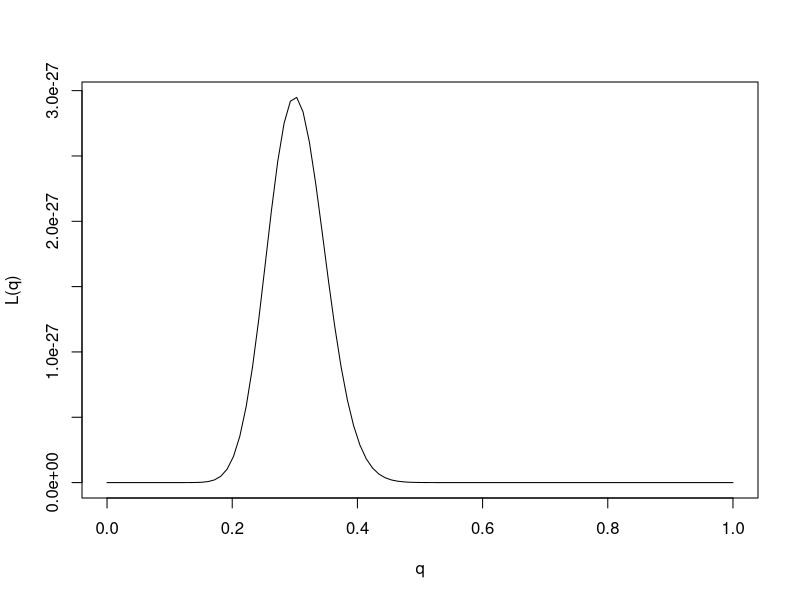
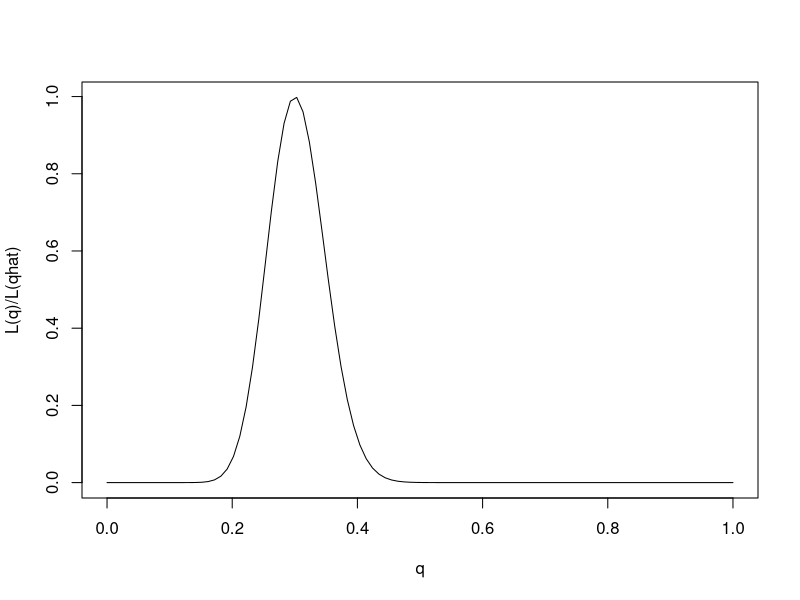
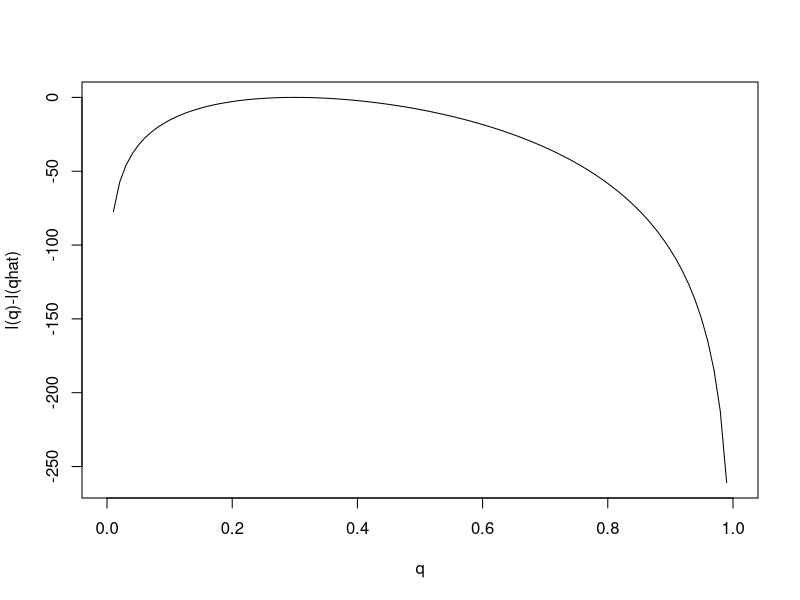
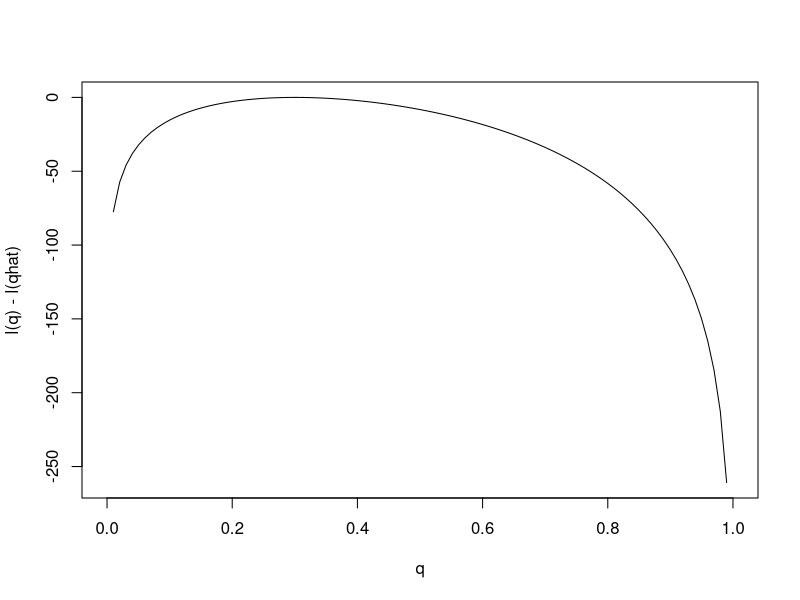

Reproduce these figures in R, in order.
## ---- chunk 1
knitr::opts_chunk$set(echo = TRUE)
## ---- chunk 2
q <- seq(0, 1, length = 100)
L <- function(q){q^30 * (1-q)^70}
plot(q, L(q), ylab = "L(q)", xlab = "q", type = "l")
## ---- chunk 3
q <- seq(0, 1, length = 100)
L <- function(q){q^30 * (1-q)^70}
plot(q, L(q)/L(0.3), ylab = "L(q)/L(qhat)", xlab = "q", type = "l")
## ---- chunk 4
q <- seq(0, 1, length = 100)
l <- function(q){30*log(q) + 70*log(1-q)}
plot(q, l(q) - l(0.3), ylab = "l(q)-l(qhat)", xlab = "q", type = "l")
## ---- chunk 5
plot(q, l(q)-l(0.3), ylab = "l(q) - l(qhat)", xlab = "q", type = "l")
